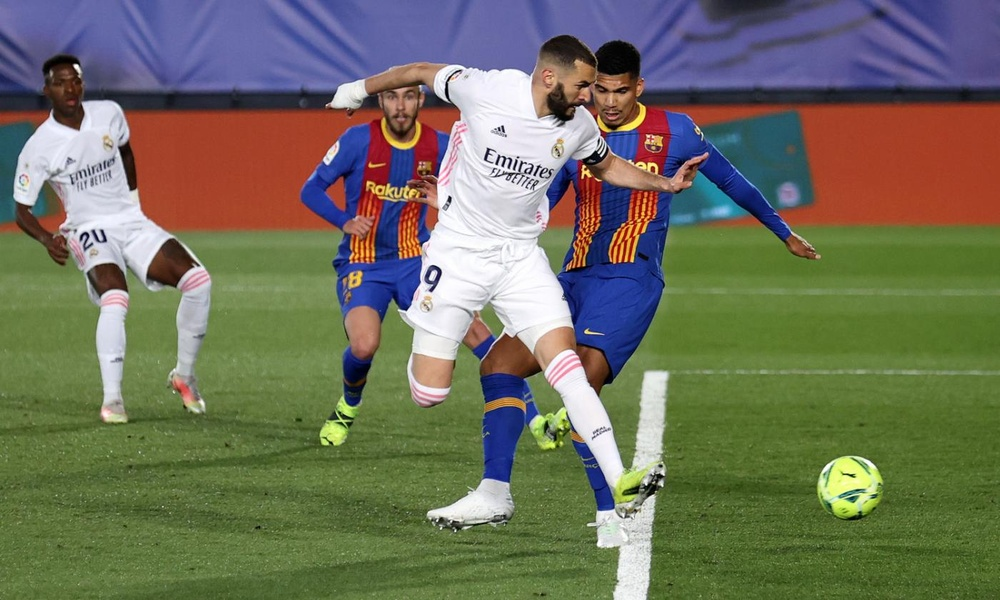
//> input picture SportVideoAnalysis/Images/im15.jpg, 1000 x 600 px, shrunk from 1400 x 840 before the run
$ ./testcanny   (built with g++ and OpenCV 4)
//> lines starting //> are read from the running program, lines starting //| are printed output that depends on the picture; after the words box and inside, x2 and y2 are one past the last pixel; in counts of white or black regions, pixels touching at a corner belong together
#include <opencv2/opencv.hpp>
#include <iostream>
#include <fstream>
#include <filesystem>
#include <sys/stat.h>
#include <cerrno>

using namespace cv;

// Define global variables for trackbar values
int cannyThreshold1Original = 90;
int cannyThreshold2Original = 200;

int cannyThreshold1Segmented = 85;
int cannyThreshold2Segmented = 101;

int cannyThreshold1playersOnly = 90;
int cannyThreshold2playersOnly = 200;

Mat image;  // Global variable for the image
Mat segmentedImage;  // Global variable for the segmented image
Mat playerMask;     // Invert the field mask to get the player mask
Mat playersOnlyImage; // Global variable for the playersOnly image

// Callback function for the trackbar of the original image
void onTrackbarOriginal(int, void*) {
    // Apply Canny edge detection to the original image
    Mat cannyEdgesBeforeSegment;
    cvtColor(image, cannyEdgesBeforeSegment, COLOR_BGR2GRAY);
    GaussianBlur(cannyEdgesBeforeSegment, cannyEdgesBeforeSegment, Size(5, 5), 1.5);
    Canny(cannyEdgesBeforeSegment, cannyEdgesBeforeSegment, cannyThreshold1Original, cannyThreshold2Original);

    // Display the image with Canny edges
    imshow("Canny Edges Original", cannyEdgesBeforeSegment);
}

// Callback function for the trackbar of the segmented image
void onTrackbarSegmented(int, void*) {
    // Apply Canny edge detection to the segmented image
    Mat cannyEdgesAfterSegment;
    cvtColor(segmentedImage, cannyEdgesAfterSegment, COLOR_BGR2GRAY);
    GaussianBlur(cannyEdgesAfterSegment, cannyEdgesAfterSegment, Size(5, 5), 1.5);
    Canny(cannyEdgesAfterSegment, cannyEdgesAfterSegment, cannyThreshold1Segmented, cannyThreshold2Segmented);

    // Display the image with Canny edges
    imshow("Canny Edges Segmented", cannyEdgesAfterSegment);
}

// Callback function for the trackbar of the playersOnly image
void onTrackbarplayersOnly(int, void*) {
    // Apply Canny edge detection to the original image
    Mat cannyEdgesplayersOnly;
    cvtColor(playersOnlyImage, cannyEdgesplayersOnly, COLOR_BGR2GRAY);
    GaussianBlur(cannyEdgesplayersOnly, cannyEdgesplayersOnly, Size(5, 5), 1.5);
    Canny(cannyEdgesplayersOnly, cannyEdgesplayersOnly, cannyThreshold1playersOnly, cannyThreshold2playersOnly);

    // Display the image with Canny edges
    imshow("Canny Edges playersOnly", cannyEdgesplayersOnly);
}

int main() {
    // Load the specific image (im1.jpg) and process it
    std::string imagePath = "Images/im15.jpg";  // Path to your image
    image = imread(imagePath);
//> image is the input picture: 600 rows x 1000 cols, CV_8UC3; mean B, G, R 92.1, 112.3, 111.3
    if (image.empty()) {
        std::cerr << "Image not found: " << imagePath << std::endl;
        return -1;
    }

    // Convert the image to HSV color space
    Mat hsvImage;
    cvtColor(image, hsvImage, COLOR_BGR2HSV);
//> hsvImage: 600 rows x 1000 cols, CV_8UC3; mean H, S, V 62.5, 121.8, 137.8

    Scalar lowerField(30, 75, 100);
    Scalar upperField(43, 255, 255);
    Scalar lowerTeamAShirt(95, 38, 50);
    Scalar upperTeamAShirt(140, 255, 255);
    Scalar lowerTeamAShort(95, 38, 50);
    Scalar upperTeamAShort(140, 255, 255);
    Scalar lowerTeamASocks(95, 38, 50);
    Scalar upperTeamASocks(140, 255, 255);
    Scalar lowerTeamBShirt(0, 0, 90);
    Scalar upperTeamBShirt(180, 30, 255);
    Scalar lowerTeamBShort(0, 0, 0);
    Scalar upperTeamBShort(180, 255, 55);
    Scalar lowerTeamBSocks(0, 0, 90);
    Scalar upperTeamBSocks(180, 30, 255);

    // Create output channels for Team A and Team B
    Mat teamAOutput = Mat::zeros(image.size(), image.type());
    Mat teamBOutput = Mat::zeros(image.size(), image.type());

    // Create masks for different segments
    Mat fieldMask, teamAMask, teamBMask;
    inRange(hsvImage, lowerField, upperField, fieldMask);
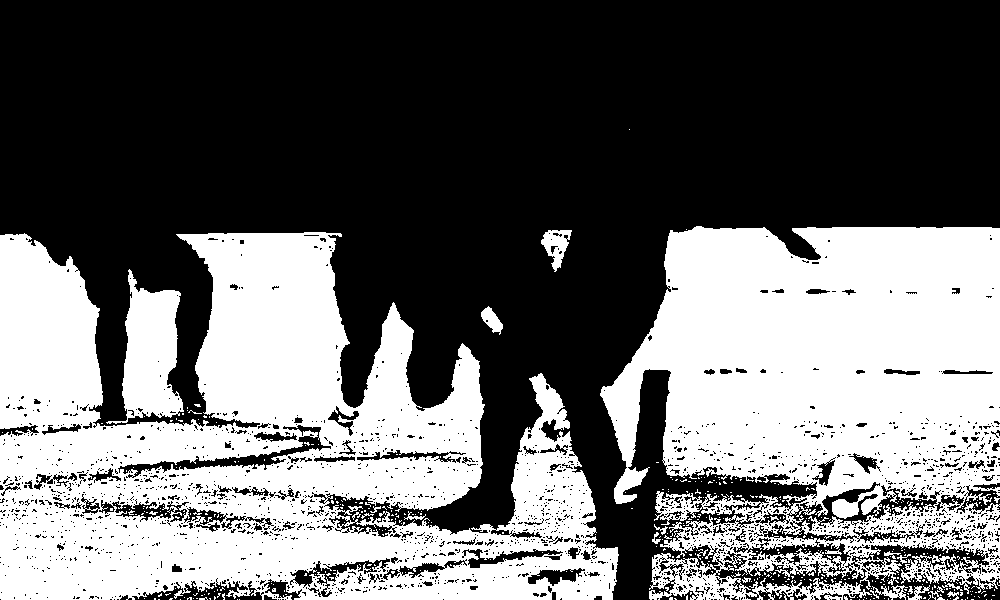
//> fieldMask: 600 rows x 1000 cols, CV_8UC1; 41.2% white; 461 white regions (435 under 20 px), largest, box (x1, y1, x2, y2) and area: (0, 232, 619, 600) 131711, (600, 226, 1000, 600) 105753, (106, 269, 184, 424) 6436
    inRange(hsvImage, lowerTeamAShirt, upperTeamAShirt, teamAMask);
//> teamAMask: 600 rows x 1000 cols, CV_8UC1; 20.9% white; 165 white regions (135 under 20 px), largest, box (x1, y1, x2, y2) and area: (0, 0, 1000, 108) 83627, (556, 111, 810, 377) 19381, (333, 200, 423, 320) 5154
    teamAOutput.setTo(Scalar(0, 0, 255), teamAMask);
    inRange(hsvImage, lowerTeamAShort, upperTeamAShort, teamAMask);
    teamAOutput.setTo(Scalar(0, 0, 255), teamAMask);
    inRange(hsvImage, lowerTeamASocks, upperTeamASocks, teamAMask);
    teamAOutput.setTo(Scalar(0, 0, 255), teamAMask);
    inRange(hsvImage, lowerTeamBShirt, upperTeamBShirt, teamBMask);
//> teamBMask: 600 rows x 1000 cols, CV_8UC1; 10.9% white; 154 white regions (131 under 20 px), largest, box (x1, y1, x2, y2) and area: (398, 54, 607, 395) 32095, (14, 100, 177, 411) 16621, (589, 494, 655, 600) 3977
    teamBOutput.setTo(Scalar(255, 0, 0), teamBMask);
    inRange(hsvImage, lowerTeamBShort, upperTeamBShort, teamBMask);
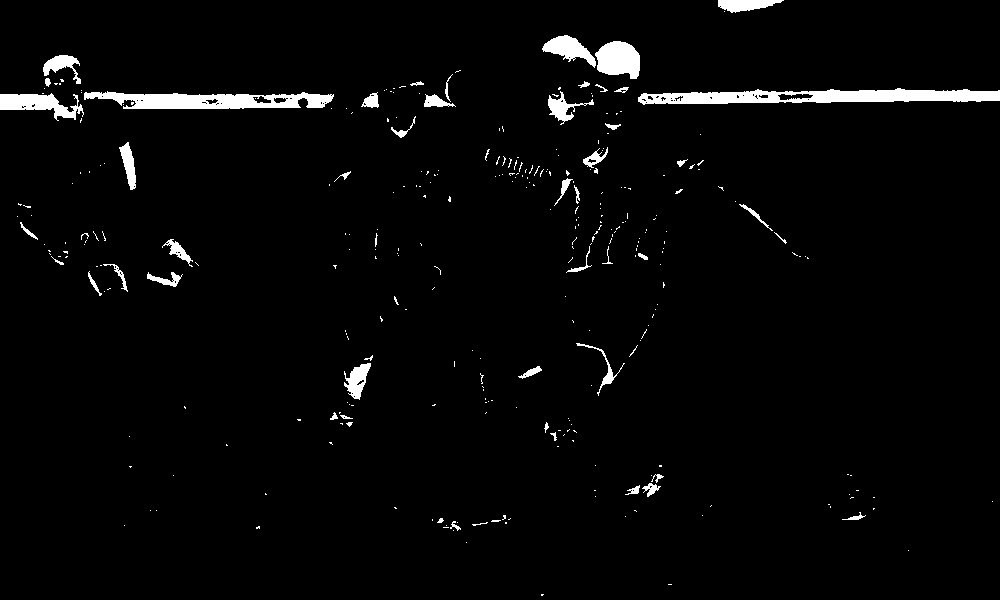
//> teamBMask: 600 rows x 1000 cols, CV_8UC1; 2.8% white; 319 white regions (266 under 20 px), largest, box (x1, y1, x2, y2) and area: (638, 88, 1000, 105) 3833, (84, 91, 334, 109) 2908, (595, 41, 640, 79) 1281
    teamBOutput.setTo(Scalar(255, 0, 0), teamBMask);
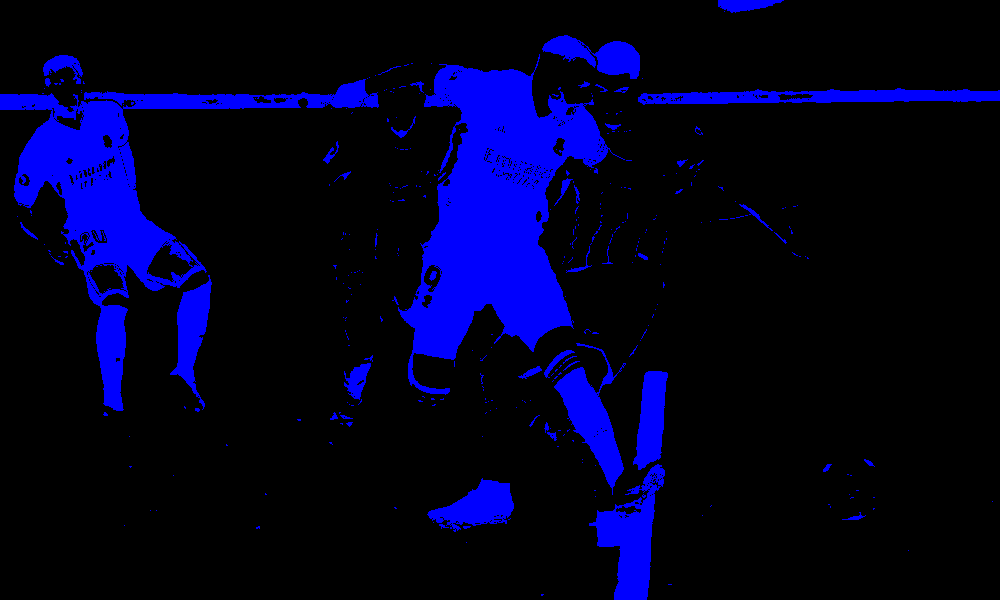
//> teamBOutput: 600 rows x 1000 cols, CV_8UC3; mean B, G, R 34.9, 0, 0
    inRange(hsvImage, lowerTeamBSocks, upperTeamBSocks, teamBMask);
    teamBOutput.setTo(Scalar(255, 0, 0), teamBMask);

    // Combine the team outputs and the field mask
    segmentedImage = teamAOutput + teamBOutput;
    segmentedImage.setTo(Scalar(0, 255, 0), fieldMask);

    // Create a white border around each team's segment
    int borderSize = 5;  // Adjust the border size as needed
    Mat teamADilated, teamBDilated;
    dilate(teamAOutput, teamADilated, Mat(), Point(-1, -1), borderSize);
    dilate(teamBOutput, teamBDilated, Mat(), Point(-1, -1), borderSize);

    Mat teamABorder = teamADilated - teamAOutput;
    Mat teamBBorder = teamBDilated - teamBOutput;

    teamAOutput.setTo(Scalar(255, 255, 255), teamABorder);
    teamBOutput.setTo(Scalar(255, 255, 255), teamBBorder);

    segmentedImage = teamAOutput + teamBOutput;
    segmentedImage.setTo(Scalar(0, 255, 0), fieldMask);

    // Invert the field mask to get the player mask
    bitwise_not(fieldMask, playerMask);
    image.copyTo(playersOnlyImage, playerMask);

    // Create windows for displaying images
    namedWindow("Canny Edges Original", WINDOW_NORMAL);
    namedWindow("Canny Edges Segmented", WINDOW_NORMAL);
    namedWindow("Canny Edges playersOnly", WINDOW_NORMAL);

    // Create trackbars for adjusting Canny thresholds of the original image
    createTrackbar("Threshold 1", "Canny Edges Original", &cannyThreshold1Original, 255, onTrackbarOriginal);
    createTrackbar("Threshold 2", "Canny Edges Original", &cannyThreshold2Original, 255, onTrackbarOriginal);

    // Create trackbars for adjusting Canny thresholds of the segmented image
    createTrackbar("Threshold 1", "Canny Edges Segmented", &cannyThreshold1Segmented, 255, onTrackbarSegmented);
    createTrackbar("Threshold 2", "Canny Edges Segmented", &cannyThreshold2Segmented, 255, onTrackbarSegmented);

    // Create trackbars for adjusting Canny thresholds of the playersOnly image
    createTrackbar("Threshold 1", "Canny Edges playersOnly", &cannyThreshold1playersOnly, 255, onTrackbarplayersOnly);
    createTrackbar("Threshold 2", "Canny Edges playersOnly", &cannyThreshold2playersOnly, 255, onTrackbarplayersOnly);

    // Initial call to the callback functions to display the initial Canny edges
    onTrackbarOriginal(0, 0);
//> in onTrackbarOriginal, `cvtColor(image, cannyEdgesBeforeSegment, COLOR_BGR2GRAY);`:
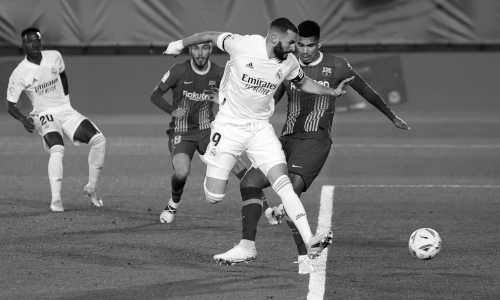
//> cannyEdgesBeforeSegment: 600 rows x 1000 cols, CV_8UC1 (shown at 1/2 size); min 0, max 255, mean 109.7
    onTrackbarSegmented(0, 0);
//> in onTrackbarSegmented, `GaussianBlur(cannyEdgesAfterSegment, cannyEdgesAfterSegment, Size(5, 5..`:
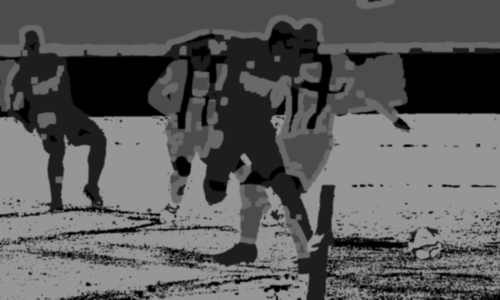
//> cannyEdgesAfterSegment: 600 rows x 1000 cols, CV_8UC1 (shown at 1/2 size); min 0, max 150, mean 89.8
    onTrackbarplayersOnly(0, 0);
//> in onTrackbarplayersOnly, `Canny(cannyEdgesplayersOnly, cannyEdgesplayersOnly, cannyThreshold1pla..`:
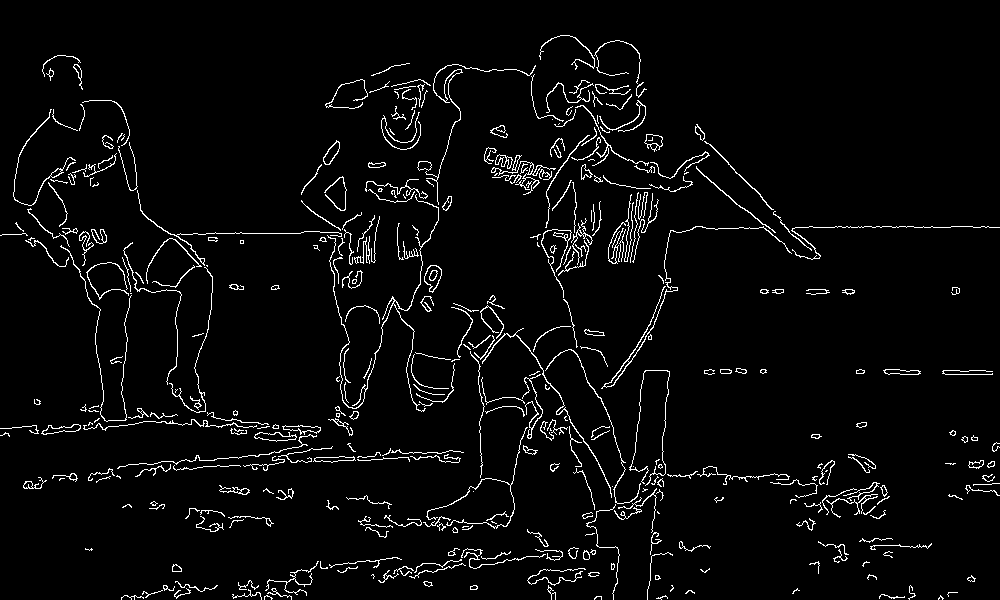
//> cannyEdgesplayersOnly: 600 rows x 1000 cols, CV_8UC1; 3.8% white in thin lines or dots

    waitKey(0);

    return 0;
}

$ run again, with SportVideoAnalysis/Images/im1.jpg copied over SportVideoAnalysis/Images/im15.jpg
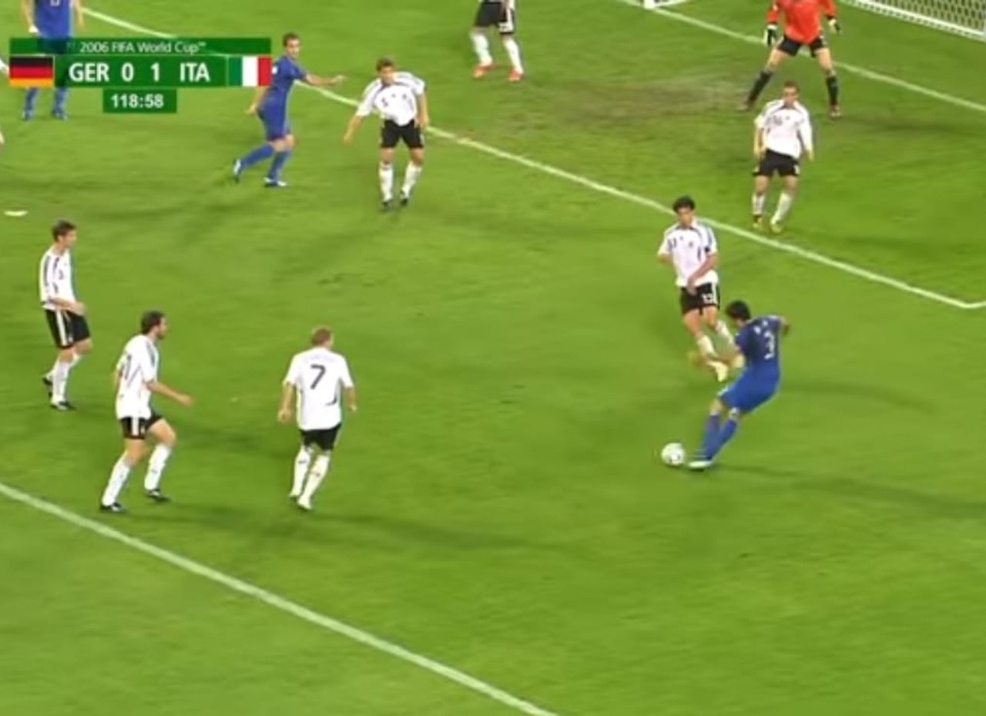
//> input picture SportVideoAnalysis/Images/im1.jpg, 986 x 716 px, shrunk from 1280 x 929 before the run
//> image is the input picture: 716 rows x 986 cols, CV_8UC3; mean B, G, R 56, 152.9, 123.3
//> hsvImage: 716 rows x 986 cols, CV_8UC3; mean H, S, V 40.6, 166.7, 154.5
//> `inRange(hsvImage, lowerField, upperField, fieldMask);`:
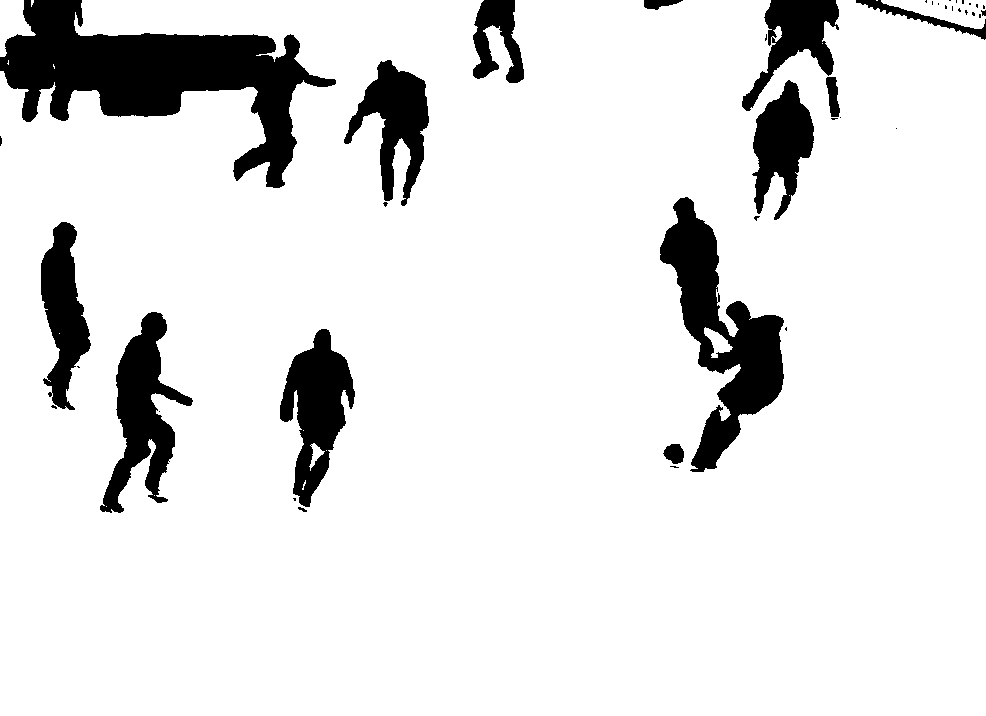
//> fieldMask: 716 rows x 986 cols, CV_8UC1; 89.3% white; 43 black regions (28 under 20 px), largest, box (x1, y1, x2, y2) and area: (0, 0, 336, 188) 24305, (660, 197, 784, 472) 12841, (100, 312, 193, 513) 7463
//> teamAMask: 716 rows x 986 cols, CV_8UC1; 1.1% white; 8 white regions, largest, box (x1, y1, x2, y2) and area: (722, 319, 779, 411) 3124, (261, 58, 303, 139) 1661, (35, 0, 72, 43) 1377
//> in onTrackbarplayersOnly, `Canny(cannyEdgesplayersOnly, cannyEdgesplayersOnly, cannyThreshold1pla..`:
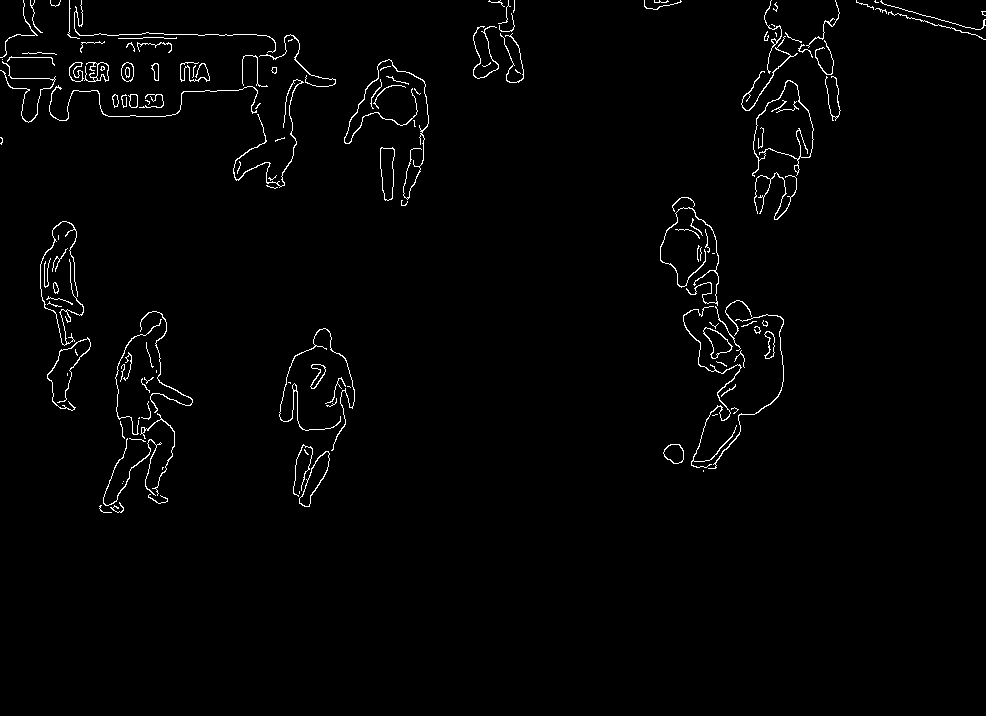
//> cannyEdgesplayersOnly: 716 rows x 986 cols, CV_8UC1; 1.6% white in thin lines or dots, all inside (x1, y1, x2, y2) = (0, 0, 986, 513)
